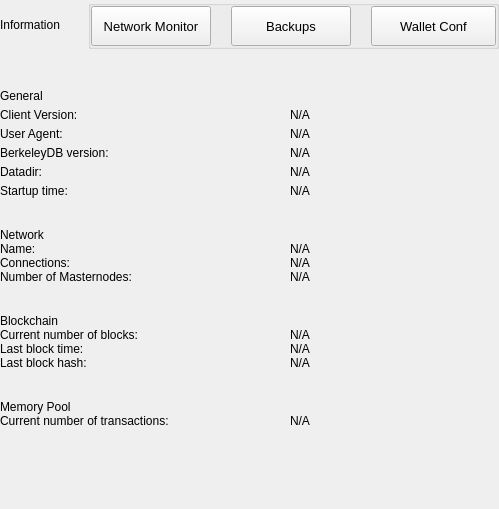
<?xml version="1.0" encoding="UTF-8"?>
<ui version="4.0">
 <class>SettingsInformationWidget</class>
 <widget class="QWidget" name="SettingsInformationWidget">
  <property name="geometry">
   <rect>
    <x>0</x>
    <y>0</y>
    <width>499</width>
    <height>509</height>
   </rect>
  </property>
  <property name="windowTitle">
   <string>Form</string>
  </property>
  <layout class="QVBoxLayout" name="verticalLayout">
   <property name="spacing">
    <number>0</number>
   </property>
   <property name="leftMargin">
    <number>0</number>
   </property>
   <property name="topMargin">
    <number>0</number>
   </property>
   <property name="rightMargin">
    <number>0</number>
   </property>
   <property name="bottomMargin">
    <number>0</number>
   </property>
   <item>
    <widget class="QWidget" name="left" native="true">
     <layout class="QVBoxLayout" name="verticalLayout_3">
      <property name="leftMargin">
       <number>0</number>
      </property>
      <property name="topMargin">
       <number>0</number>
      </property>
      <property name="rightMargin">
       <number>0</number>
      </property>
      <property name="bottomMargin">
       <number>0</number>
      </property>
      <item>
       <layout class="QVBoxLayout" name="verticalLayout_2">
        <property name="spacing">
         <number>0</number>
        </property>
        <item>
         <layout class="QHBoxLayout" name="horizontalLayout_3">
          <property name="spacing">
           <number>0</number>
          </property>
          <item>
           <widget class="QLabel" name="labelTitle">
            <property name="text">
             <string>Information</string>
            </property>
           </widget>
          </item>
          <item>
           <spacer name="horizontalSpacer">
            <property name="orientation">
             <enum>Qt::Horizontal</enum>
            </property>
            <property name="sizeHint" stdset="0">
             <size>
              <width>40</width>
              <height>20</height>
             </size>
            </property>
           </spacer>
          </item>
          <item>
           <widget class="QGroupBox" name="groupBox">
            <property name="title">
             <string/>
            </property>
            <layout class="QHBoxLayout" name="horizontalLayout_4">
             <property name="spacing">
              <number>20</number>
             </property>
             <property name="leftMargin">
              <number>0</number>
             </property>
             <property name="topMargin">
              <number>0</number>
             </property>
             <property name="rightMargin">
              <number>0</number>
             </property>
             <property name="bottomMargin">
              <number>0</number>
             </property>
             <item>
              <widget class="QPushButton" name="pushButtonNetworkMonitor">
               <property name="sizePolicy">
                <sizepolicy hsizetype="Preferred" vsizetype="Fixed">
                 <horstretch>0</horstretch>
                 <verstretch>0</verstretch>
                </sizepolicy>
               </property>
               <property name="minimumSize">
                <size>
                 <width>120</width>
                 <height>40</height>
                </size>
               </property>
               <property name="maximumSize">
                <size>
                 <width>16777215</width>
                 <height>40</height>
                </size>
               </property>
               <property name="font">
                <font>
                 <pointsize>10</pointsize>
                 <italic>false</italic>
                </font>
               </property>
               <property name="focusPolicy">
                <enum>Qt::NoFocus</enum>
               </property>
               <property name="text">
                <string>Network Monitor</string>
               </property>
              </widget>
             </item>
             <item>
              <widget class="QPushButton" name="pushButtonBackups">
               <property name="sizePolicy">
                <sizepolicy hsizetype="Preferred" vsizetype="Fixed">
                 <horstretch>0</horstretch>
                 <verstretch>0</verstretch>
                </sizepolicy>
               </property>
               <property name="minimumSize">
                <size>
                 <width>120</width>
                 <height>40</height>
                </size>
               </property>
               <property name="maximumSize">
                <size>
                 <width>16777215</width>
                 <height>40</height>
                </size>
               </property>
               <property name="font">
                <font>
                 <pointsize>10</pointsize>
                 <italic>false</italic>
                </font>
               </property>
               <property name="focusPolicy">
                <enum>Qt::NoFocus</enum>
               </property>
               <property name="text">
                <string>Backups</string>
               </property>
               <property name="checkable">
                <bool>false</bool>
               </property>
               <property name="autoExclusive">
                <bool>false</bool>
               </property>
              </widget>
             </item>
             <item>
              <widget class="QPushButton" name="pushButtonFile">
               <property name="sizePolicy">
                <sizepolicy hsizetype="Preferred" vsizetype="Fixed">
                 <horstretch>0</horstretch>
                 <verstretch>0</verstretch>
                </sizepolicy>
               </property>
               <property name="minimumSize">
                <size>
                 <width>125</width>
                 <height>40</height>
                </size>
               </property>
               <property name="maximumSize">
                <size>
                 <width>16777215</width>
                 <height>40</height>
                </size>
               </property>
               <property name="font">
                <font>
                 <pointsize>10</pointsize>
                </font>
               </property>
               <property name="focusPolicy">
                <enum>Qt::NoFocus</enum>
               </property>
               <property name="text">
                <string>Wallet Conf</string>
               </property>
               <property name="checkable">
                <bool>false</bool>
               </property>
               <property name="checked">
                <bool>false</bool>
               </property>
               <property name="autoExclusive">
                <bool>false</bool>
               </property>
              </widget>
             </item>
            </layout>
           </widget>
          </item>
         </layout>
        </item>
        <item>
         <spacer name="verticalSpacer_2">
          <property name="orientation">
           <enum>Qt::Vertical</enum>
          </property>
          <property name="sizeType">
           <enum>QSizePolicy::Fixed</enum>
          </property>
          <property name="sizeHint" stdset="0">
           <size>
            <width>20</width>
            <height>40</height>
           </size>
          </property>
         </spacer>
        </item>
        <item>
         <widget class="QWidget" name="layoutOptions1" native="true">
          <layout class="QVBoxLayout" name="verticalLayout_9">
           <property name="spacing">
            <number>5</number>
           </property>
           <property name="leftMargin">
            <number>0</number>
           </property>
           <property name="topMargin">
            <number>0</number>
           </property>
           <property name="rightMargin">
            <number>0</number>
           </property>
           <property name="bottomMargin">
            <number>10</number>
           </property>
           <item>
            <widget class="QLabel" name="labelTitleGeneral">
             <property name="text">
              <string>General</string>
             </property>
            </widget>
           </item>
           <item>
            <layout class="QHBoxLayout" name="horizontalLayout" stretch="0,1">
             <property name="spacing">
              <number>0</number>
             </property>
             <item>
              <widget class="QLabel" name="labelTitleClient">
               <property name="minimumSize">
                <size>
                 <width>290</width>
                 <height>0</height>
                </size>
               </property>
               <property name="maximumSize">
                <size>
                 <width>290</width>
                 <height>16777215</height>
                </size>
               </property>
               <property name="text">
                <string>Client Version:</string>
               </property>
              </widget>
             </item>
             <item>
              <widget class="QLabel" name="labelInfoClient">
               <property name="cursor">
                <cursorShape>IBeamCursor</cursorShape>
               </property>
               <property name="text">
                <string notr="true">N/A</string>
               </property>
               <property name="textInteractionFlags">
                <set>Qt::LinksAccessibleByMouse|Qt::TextSelectableByKeyboard|Qt::TextSelectableByMouse</set>
               </property>
              </widget>
             </item>
            </layout>
           </item>
           <item>
            <layout class="QHBoxLayout" name="horizontalAgent" stretch="0,1">
             <property name="spacing">
              <number>0</number>
             </property>
             <item>
              <widget class="QLabel" name="labelTitleAgent">
               <property name="minimumSize">
                <size>
                 <width>290</width>
                 <height>0</height>
                </size>
               </property>
               <property name="maximumSize">
                <size>
                 <width>290</width>
                 <height>16777215</height>
                </size>
               </property>
               <property name="text">
                <string>User Agent:</string>
               </property>
              </widget>
             </item>
             <item>
              <widget class="QLabel" name="labelInfoAgent">
               <property name="cursor">
                <cursorShape>IBeamCursor</cursorShape>
               </property>
               <property name="text">
                <string notr="true">N/A</string>
               </property>
               <property name="textInteractionFlags">
                <set>Qt::LinksAccessibleByMouse|Qt::TextSelectableByKeyboard|Qt::TextSelectableByMouse</set>
               </property>
              </widget>
             </item>
            </layout>
           </item>
           <item>
            <layout class="QHBoxLayout" name="horizontalBerkely" stretch="0,1">
             <property name="spacing">
              <number>0</number>
             </property>
             <item>
              <widget class="QLabel" name="labelTitleBerkeley">
               <property name="minimumSize">
                <size>
                 <width>290</width>
                 <height>0</height>
                </size>
               </property>
               <property name="maximumSize">
                <size>
                 <width>290</width>
                 <height>16777215</height>
                </size>
               </property>
               <property name="text">
                <string>BerkeleyDB version:</string>
               </property>
              </widget>
             </item>
             <item>
              <widget class="QLabel" name="labelInfoBerkeley">
               <property name="cursor">
                <cursorShape>IBeamCursor</cursorShape>
               </property>
               <property name="text">
                <string notr="true">N/A</string>
               </property>
               <property name="textInteractionFlags">
                <set>Qt::LinksAccessibleByMouse|Qt::TextSelectableByKeyboard|Qt::TextSelectableByMouse</set>
               </property>
              </widget>
             </item>
            </layout>
           </item>
           <item>
            <layout class="QHBoxLayout" name="horizontalDataDir" stretch="0,1">
             <property name="spacing">
              <number>0</number>
             </property>
             <item>
              <widget class="QLabel" name="labelTitleDataDir">
               <property name="minimumSize">
                <size>
                 <width>290</width>
                 <height>0</height>
                </size>
               </property>
               <property name="maximumSize">
                <size>
                 <width>290</width>
                 <height>16777215</height>
                </size>
               </property>
               <property name="text">
                <string>Datadir:</string>
               </property>
              </widget>
             </item>
             <item>
              <widget class="QLabel" name="labelInfoDataDir">
               <property name="cursor">
                <cursorShape>IBeamCursor</cursorShape>
               </property>
               <property name="text">
                <string notr="true">N/A</string>
               </property>
               <property name="wordWrap">
                <bool>true</bool>
               </property>
               <property name="textInteractionFlags">
                <set>Qt::LinksAccessibleByMouse|Qt::TextSelectableByKeyboard|Qt::TextSelectableByMouse</set>
               </property>
              </widget>
             </item>
            </layout>
           </item>
           <item>
            <layout class="QHBoxLayout" name="horizontalTime" stretch="0,1">
             <property name="spacing">
              <number>0</number>
             </property>
             <item>
              <widget class="QLabel" name="labelTitleTime">
               <property name="minimumSize">
                <size>
                 <width>290</width>
                 <height>0</height>
                </size>
               </property>
               <property name="maximumSize">
                <size>
                 <width>290</width>
                 <height>16777215</height>
                </size>
               </property>
               <property name="text">
                <string>Startup time:</string>
               </property>
              </widget>
             </item>
             <item>
              <widget class="QLabel" name="labelInfoTime">
               <property name="cursor">
                <cursorShape>IBeamCursor</cursorShape>
               </property>
               <property name="text">
                <string notr="true">N/A</string>
               </property>
               <property name="textInteractionFlags">
                <set>Qt::LinksAccessibleByMouse|Qt::TextSelectableByKeyboard|Qt::TextSelectableByMouse</set>
               </property>
              </widget>
             </item>
            </layout>
           </item>
          </layout>
         </widget>
        </item>
        <item>
         <spacer name="verticalSpacer_3">
          <property name="orientation">
           <enum>Qt::Vertical</enum>
          </property>
          <property name="sizeType">
           <enum>QSizePolicy::Minimum</enum>
          </property>
          <property name="sizeHint" stdset="0">
           <size>
            <width>20</width>
            <height>20</height>
           </size>
          </property>
         </spacer>
        </item>
        <item>
         <widget class="QLabel" name="labelTitleNetwork">
          <property name="text">
           <string>Network</string>
          </property>
         </widget>
        </item>
        <item>
         <layout class="QHBoxLayout" name="horizontalName" stretch="0,1">
          <property name="spacing">
           <number>0</number>
          </property>
          <item>
           <widget class="QLabel" name="labelTitleName">
            <property name="minimumSize">
             <size>
              <width>290</width>
              <height>0</height>
             </size>
            </property>
            <property name="maximumSize">
             <size>
              <width>290</width>
              <height>16777215</height>
             </size>
            </property>
            <property name="text">
             <string>Name:</string>
            </property>
           </widget>
          </item>
          <item>
           <widget class="QLabel" name="labelInfoName">
            <property name="cursor">
             <cursorShape>IBeamCursor</cursorShape>
            </property>
            <property name="text">
             <string notr="true">N/A</string>
            </property>
            <property name="textInteractionFlags">
             <set>Qt::LinksAccessibleByMouse|Qt::TextSelectableByKeyboard|Qt::TextSelectableByMouse</set>
            </property>
           </widget>
          </item>
         </layout>
        </item>
        <item>
         <layout class="QHBoxLayout" name="horizontalConnections" stretch="0,1">
          <property name="spacing">
           <number>0</number>
          </property>
          <item>
           <widget class="QLabel" name="labelTitleConnections">
            <property name="minimumSize">
             <size>
              <width>290</width>
              <height>0</height>
             </size>
            </property>
            <property name="maximumSize">
             <size>
              <width>290</width>
              <height>16777215</height>
             </size>
            </property>
            <property name="text">
             <string>Connections:</string>
            </property>
           </widget>
          </item>
          <item>
           <widget class="QLabel" name="labelInfoConnections">
            <property name="cursor">
             <cursorShape>IBeamCursor</cursorShape>
            </property>
            <property name="text">
             <string notr="true">N/A</string>
            </property>
            <property name="textInteractionFlags">
             <set>Qt::LinksAccessibleByMouse|Qt::TextSelectableByKeyboard|Qt::TextSelectableByMouse</set>
            </property>
           </widget>
          </item>
         </layout>
        </item>
        <item>
         <widget class="QWidget" name="layoutOptions2" native="true">
          <layout class="QHBoxLayout" name="horizontalMasternodes" stretch="0,1">
           <property name="spacing">
            <number>0</number>
           </property>
           <property name="leftMargin">
            <number>0</number>
           </property>
           <property name="topMargin">
            <number>0</number>
           </property>
           <property name="rightMargin">
            <number>0</number>
           </property>
           <property name="bottomMargin">
            <number>10</number>
           </property>
           <item>
            <widget class="QLabel" name="labelTitleMasternodes">
             <property name="minimumSize">
              <size>
               <width>290</width>
               <height>0</height>
              </size>
             </property>
             <property name="maximumSize">
              <size>
               <width>290</width>
               <height>16777215</height>
              </size>
             </property>
             <property name="text">
              <string>Number of Masternodes:</string>
             </property>
            </widget>
           </item>
           <item>
            <widget class="QLabel" name="labelInfoMasternodes">
             <property name="cursor">
              <cursorShape>IBeamCursor</cursorShape>
             </property>
             <property name="text">
              <string notr="true">N/A</string>
             </property>
             <property name="textInteractionFlags">
              <set>Qt::LinksAccessibleByMouse|Qt::TextSelectableByKeyboard|Qt::TextSelectableByMouse</set>
             </property>
            </widget>
           </item>
          </layout>
         </widget>
        </item>
        <item>
         <spacer name="verticalSpacer_4">
          <property name="orientation">
           <enum>Qt::Vertical</enum>
          </property>
          <property name="sizeType">
           <enum>QSizePolicy::Minimum</enum>
          </property>
          <property name="sizeHint" stdset="0">
           <size>
            <width>20</width>
            <height>20</height>
           </size>
          </property>
         </spacer>
        </item>
        <item>
         <widget class="QLabel" name="labelTitleBlockchain">
          <property name="text">
           <string>Blockchain</string>
          </property>
         </widget>
        </item>
        <item>
         <layout class="QHBoxLayout" name="horizontalBlockNumber" stretch="0,1">
          <property name="spacing">
           <number>0</number>
          </property>
          <item>
           <widget class="QLabel" name="labelTitleBlockNumber">
            <property name="minimumSize">
             <size>
              <width>290</width>
              <height>0</height>
             </size>
            </property>
            <property name="maximumSize">
             <size>
              <width>290</width>
              <height>16777215</height>
             </size>
            </property>
            <property name="text">
             <string>Current number of blocks:</string>
            </property>
           </widget>
          </item>
          <item>
           <widget class="QLabel" name="labelInfoBlockNumber">
            <property name="cursor">
             <cursorShape>IBeamCursor</cursorShape>
            </property>
            <property name="text">
             <string notr="true">N/A</string>
            </property>
            <property name="textInteractionFlags">
             <set>Qt::LinksAccessibleByMouse|Qt::TextSelectableByKeyboard|Qt::TextSelectableByMouse</set>
            </property>
           </widget>
          </item>
         </layout>
        </item>
        <item>
         <layout class="QHBoxLayout" name="horizontalBlockTime" stretch="0,1">
          <property name="spacing">
           <number>0</number>
          </property>
          <item>
           <widget class="QLabel" name="labelTitleBlockTime">
            <property name="minimumSize">
             <size>
              <width>290</width>
              <height>0</height>
             </size>
            </property>
            <property name="maximumSize">
             <size>
              <width>290</width>
              <height>16777215</height>
             </size>
            </property>
            <property name="text">
             <string>Last block time:</string>
            </property>
           </widget>
          </item>
          <item>
           <widget class="QLabel" name="labelInfoBlockTime">
            <property name="cursor">
             <cursorShape>IBeamCursor</cursorShape>
            </property>
            <property name="text">
             <string notr="true">N/A</string>
            </property>
            <property name="textInteractionFlags">
             <set>Qt::LinksAccessibleByMouse|Qt::TextSelectableByKeyboard|Qt::TextSelectableByMouse</set>
            </property>
           </widget>
          </item>
         </layout>
        </item>
        <item>
         <widget class="QWidget" name="layoutOptions3" native="true">
          <layout class="QHBoxLayout" name="horizontalBlockHash" stretch="0,1">
           <property name="spacing">
            <number>0</number>
           </property>
           <property name="leftMargin">
            <number>0</number>
           </property>
           <property name="topMargin">
            <number>0</number>
           </property>
           <property name="rightMargin">
            <number>0</number>
           </property>
           <property name="bottomMargin">
            <number>10</number>
           </property>
           <item>
            <widget class="QLabel" name="labelTitleBlockHash">
             <property name="minimumSize">
              <size>
               <width>290</width>
               <height>0</height>
              </size>
             </property>
             <property name="maximumSize">
              <size>
               <width>290</width>
               <height>16777215</height>
              </size>
             </property>
             <property name="text">
              <string>Last block hash:</string>
             </property>
            </widget>
           </item>
           <item>
            <widget class="QLabel" name="labelInfoBlockHash">
             <property name="cursor">
              <cursorShape>IBeamCursor</cursorShape>
             </property>
             <property name="text">
              <string notr="true">N/A</string>
             </property>
             <property name="textInteractionFlags">
              <set>Qt::LinksAccessibleByMouse|Qt::TextSelectableByKeyboard|Qt::TextSelectableByMouse</set>
             </property>
            </widget>
           </item>
          </layout>
         </widget>
        </item>
        <item>
         <spacer name="verticalSpacer_5">
          <property name="orientation">
           <enum>Qt::Vertical</enum>
          </property>
          <property name="sizeType">
           <enum>QSizePolicy::Fixed</enum>
          </property>
          <property name="sizeHint" stdset="0">
           <size>
            <width>20</width>
            <height>20</height>
           </size>
          </property>
         </spacer>
        </item>
        <item>
         <widget class="QLabel" name="labelTitleMemory">
          <property name="text">
           <string>Memory Pool</string>
          </property>
         </widget>
        </item>
        <item>
         <layout class="QHBoxLayout" name="horizontalNumberTransactions" stretch="0,1">
          <property name="spacing">
           <number>0</number>
          </property>
          <item>
           <widget class="QLabel" name="labelTitleNumberTransactions">
            <property name="minimumSize">
             <size>
              <width>290</width>
              <height>0</height>
             </size>
            </property>
            <property name="maximumSize">
             <size>
              <width>290</width>
              <height>16777215</height>
             </size>
            </property>
            <property name="text">
             <string>Current number of transactions:</string>
            </property>
           </widget>
          </item>
          <item>
           <widget class="QLabel" name="labelInfoNumberTransactions">
            <property name="text">
             <string notr="true">N/A</string>
            </property>
           </widget>
          </item>
         </layout>
        </item>
        <item>
         <spacer name="verticalSpacer">
          <property name="orientation">
           <enum>Qt::Vertical</enum>
          </property>
          <property name="sizeHint" stdset="0">
           <size>
            <width>20</width>
            <height>40</height>
           </size>
          </property>
         </spacer>
        </item>
       </layout>
      </item>
     </layout>
    </widget>
   </item>
  </layout>
 </widget>
 <resources/>
 <connections/>
</ui>
